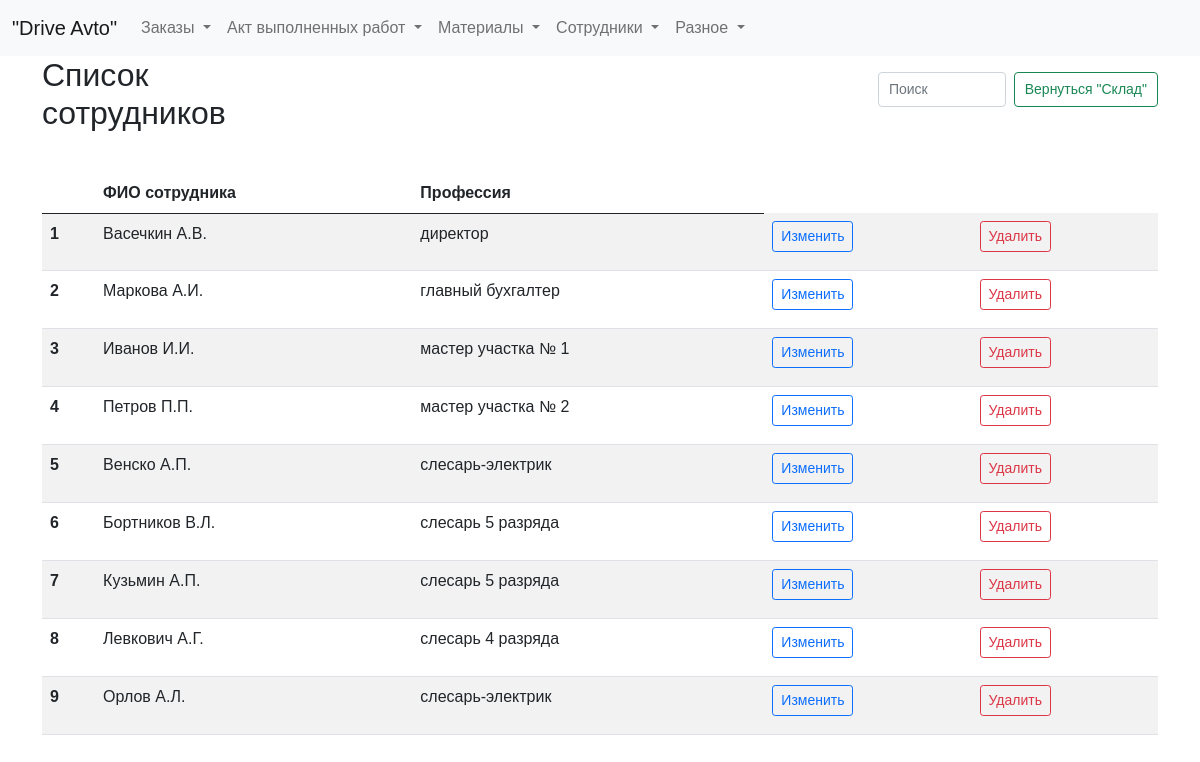
The page /employees on the database its author committed.
### tables this page shows
CREATE TABLE employees (
id integer PRIMARY KEY AUTOINCREMENT,
name text NOT NULL,
profession text NOT NULL
);

### fcompany.py (the view)
@app.route("/employees")
def showEmployees():
    return render_template("employees.html", title="Сотрудники", employees=dbase.getEmployees())

### FDataBase.py (called while the page is built)
    def getEmployees(self):
        sql = '''SELECT * FROM employees'''
        try:
            self.__cur.execute(sql)
            res = self.__cur.fetchall()
            employees_list = [dict(row) for row in res]
            if employees_list: return employees_list
        except:
            print("Ошибка чтения из БД")
        return []

### fcompany.py (called while the page is built)
def connect_db():  # общая функция для установления соединения с БД
    conn = sqlite3.connect(app.config['DATABASE'])
    conn.row_factory = sqlite3.Row  # записи будут представлены не в виде кортежей, а в виде словаря (для исп в шаблонах)
    return conn

def get_db():
    if not hasattr(g, 'link_db'):
        g.link_db = connect_db()
    return g.link_db

@app.before_request
def before_request():
    global dbase
    db = get_db()
    dbase = FDataBase(db)

### templates/employees.html (shortened to what this page needs)
{% extends 'base.html' %}
{% block content %}
<div class="header-container">
  <h2>Список сотрудников</h2>
  <form class="d-flex search-form" role="search">
    <input class="form-control me-2 narrow-search" type="search" id="searchInput" placeholder="Поиск" aria-label="Search">
    <button class="btn btn-outline-success narrow-button" type="submit">Вернуться "Склад"</button>
  </form>
</div>
<table id="myTable" class="table table-striped">
  <thead>
    <tr>
      <th scope="col"></th>
      <th scope="col">ФИО сотрудника</th>
      <th scope="col">Профессия</th>
    </tr>
  </thead>
  <tbody>
    {% for row in employees %}
    <tr>
      <th scope="row">{{ loop.index }}</th>
      <td>{{ row.name }}</td>
      <td>{{ row.profession }}</td>
      <td>
          <a href="/edit_entry_employees/{{ row.id }}" class="btn btn-outline-primary btn-sm">Изменить</a>
      </td>
      <td>
        <form action="/delete_entry_employees/{{ row.id }}" method="post">
            <button type="submit" class="btn btn-outline-danger btn-sm">Удалить</button>
        </form>
      </td>
    </tr>
    {% endfor %}
  </tbody>
</table>
{% endblock %}

### static/css/styles.css (style rules this page uses)
input.form-control { width: 100%; }
.narrow-button { max-width: 250px; white-space: nowrap; font-size: 16px; }
.narrow-search { max-width: 400px; }
.header-container { display: flex; justify-content: space-between; align-items: center; margin-bottom: 20px; }
.search-form { margin-left: 300px; }
h2 { margin: 0; margin-right: 300px; }
html, body { font-family: 'Arial'; margin: 0; padding: 0; height: 100%; width: 100%; }
a { color: #0059b2; text-decoration: none; }
.btn { margin-bottom: 10px; }
.narrow-search { height: 35px; font-size: 14px; padding: 5px 10px; }
.narrow-button { height: 35px; font-size: 14px; padding: 5px 10px; line-height: 1.5; }

### rows shown on the page
employees: name "Васечкин А.В.", profession "директор"
employees: name "Маркова А.И.", profession "главный бухгалтер"
employees: name "Иванов И.И.", profession "мастер участка № 1"
employees: name "Петров П.П.", profession "мастер участка № 2"
employees: name "Венско А.П.", profession "слесарь-электрик"
employees: name "Бортников В.Л.", profession "слесарь 5 разряда"
employees: name "Кузьмин А.П.", profession "слесарь 5 разряда"
employees: name "Левкович А.Г.", profession "слесарь 4 разряда"
employees: name "Орлов А.Л.", profession "слесарь-электрик"
